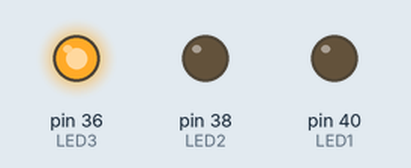
Recording of a sketch running on a simulated Arduino Mega 2560, built with avr-gcc and run on an emulated ATmega2560. Parts: output pins drawn as LEDs (lit = HIGH).

Above: at 1.0 s.
At 3.0 s:
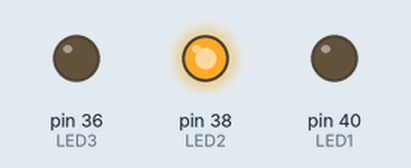
At 5.0 s:
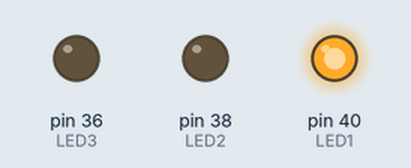
Timing chart, 0 to 7.8 s (numbered marks = the images above):
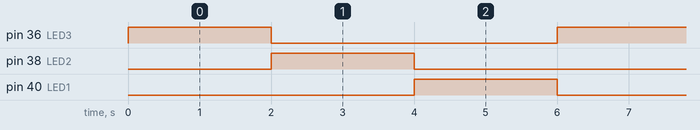

Measured:
- by itself, pin 36 (LED3), pin 38 (LED2), pin 40 (LED1): alternates HIGH for 2.0 s and LOW for 4.0 s
- by itself, everything shown: repeats every 6.0 s, in 4 steps

The sketch:

Led_com_Timer_de_2_segundos.ino
```cpp
#define LED1 40
#define LED2 38
#define LED3 36

void setup() {
  pinMode(LED1,OUTPUT);
  pinMode(LED2,OUTPUT);
  pinMode(LED3,OUTPUT);

  digitalWrite(LED1,LOW);
  digitalWrite(LED2,LOW);
  digitalWrite(LED3,LOW);
}

void loop() {
  digitalWrite(LED3,HIGH);
  delay(2000);
  digitalWrite(LED3,LOW);
  digitalWrite(LED2,HIGH);
  delay(2000);
  digitalWrite(LED2,LOW);
  digitalWrite(LED1,HIGH);
  delay(2000);
  digitalWrite(LED1,LOW);
}
```
